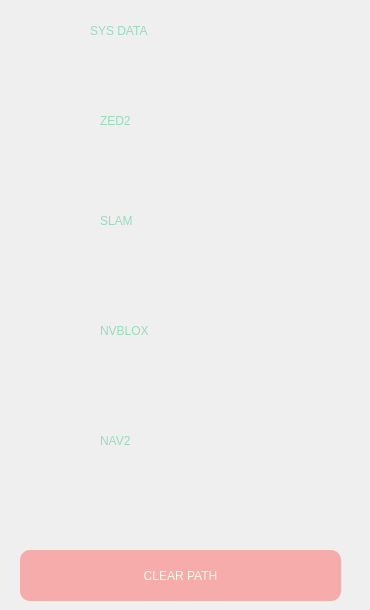
       <widget class="QWidget" name="data">
        <attribute name="title">
         <string>data</string>
        </attribute>
        <widget class="QLabel" name="useless_title_8">
         <property name="geometry">
          <rect>
           <x>90</x>
           <y>10</y>
           <width>181</width>
           <height>41</height>
          </rect>
         </property>
         <property name="styleSheet">
          <string notr="true">color:rgb(150, 220, 190);
font: 75 25pt &quot;Monospace&quot;;
background-color: transparent;</string>
         </property>
         <property name="text">
          <string>SYS DATA</string>
         </property>
        </widget>
        <widget class="QFrame" name="frame_55">
         <property name="geometry">
          <rect>
           <x>10</x>
           <y>80</y>
           <width>351</width>
           <height>91</height>
          </rect>
         </property>
         <property name="styleSheet">
          <string notr="true">QFrame {
    border-radius: 20px;
    border: 0px solid rgba(114, 255, 197, 255);
    background: qlineargradient(
        x1:0, y1:0,
        x2:1, y2:1,
        stop:0 rgb(42, 56, 56),
        stop:1 rgb(23, 36, 36)
    );
}</string>
         </property>
         <property name="frameShape">
          <enum>QFrame::StyledPanel</enum>
         </property>
         <property name="frameShadow">
          <enum>QFrame::Raised</enum>
         </property>
         <widget class="QLabel" name="current_action_4">
          <property name="geometry">
           <rect>
            <x>90</x>
            <y>20</y>
            <width>231</width>
            <height>41</height>
           </rect>
          </property>
          <property name="styleSheet">
           <string notr="true">color:rgb(150, 220, 190);
font: 75 25pt &quot;Monospace&quot;;
background-color: transparent;</string>
          </property>
          <property name="text">
           <string>ZED2</string>
          </property>
         </widget>
         <widget class="QWidget" name="verticalLayoutWidget_24">
          <property name="geometry">
           <rect>
            <x>10</x>
            <y>10</y>
            <width>71</width>
            <height>61</height>
           </rect>
          </property>
          <layout class="QVBoxLayout" name="verticalLayout_24">
           <item>
            <widget class="QWidget" name="zed2_status_diode" native="true"/>
           </item>
          </layout>
         </widget>
        </widget>
        <widget class="QFrame" name="frame_56">
         <property name="geometry">
          <rect>
           <x>10</x>
           <y>180</y>
           <width>351</width>
           <height>91</height>
          </rect>
         </property>
         <property name="styleSheet">
          <string notr="true">QFrame {
    border-radius: 20px;
    border: 0px solid rgba(114, 255, 197, 255);
    background: qlineargradient(
        x1:0, y1:0,
        x2:1, y2:1,
        stop:0 rgb(42, 56, 56),
        stop:1 rgb(23, 36, 36)
    );
}</string>
         </property>
         <property name="frameShape">
          <enum>QFrame::StyledPanel</enum>
         </property>
         <property name="frameShadow">
          <enum>QFrame::Raised</enum>
         </property>
         <widget class="QLabel" name="current_action_5">
          <property name="geometry">
           <rect>
            <x>90</x>
            <y>20</y>
            <width>231</width>
            <height>41</height>
           </rect>
          </property>
          <property name="styleSheet">
           <string notr="true">color:rgb(150, 220, 190);
font: 75 25pt &quot;Monospace&quot;;
background-color: transparent;</string>
          </property>
          <property name="text">
           <string>SLAM</string>
          </property>
         </widget>
         <widget class="QWidget" name="verticalLayoutWidget_25">
          <property name="geometry">
           <rect>
            <x>10</x>
            <y>10</y>
            <width>71</width>
            <height>61</height>
           </rect>
          </property>
          <layout class="QVBoxLayout" name="verticalLayout_25">
           <item>
            <widget class="QWidget" name="slam_status_diode" native="true"/>
           </item>
          </layout>
         </widget>
        </widget>
        <widget class="QFrame" name="frame_57">
         <property name="geometry">
          <rect>
           <x>10</x>
           <y>290</y>
           <width>351</width>
           <height>91</height>
          </rect>
         </property>
         <property name="styleSheet">
          <string notr="true">QFrame {
    border-radius: 20px;
    border: 0px solid rgba(114, 255, 197, 255);
    background: qlineargradient(
        x1:0, y1:0,
        x2:1, y2:1,
        stop:0 rgb(42, 56, 56),
        stop:1 rgb(23, 36, 36)
    );
}</string>
         </property>
         <property name="frameShape">
          <enum>QFrame::StyledPanel</enum>
         </property>
         <property name="frameShadow">
          <enum>QFrame::Raised</enum>
         </property>
         <widget class="QLabel" name="current_action_7">
          <property name="geometry">
           <rect>
            <x>90</x>
            <y>20</y>
            <width>231</width>
            <height>41</height>
           </rect>
          </property>
          <property name="styleSheet">
           <string notr="true">color:rgb(150, 220, 190);
font: 75 25pt &quot;Monospace&quot;;
background-color: transparent;</string>
          </property>
          <property name="text">
           <string>NVBLOX</string>
          </property>
         </widget>
         <widget class="QWidget" name="verticalLayoutWidget_27">
          <property name="geometry">
           <rect>
            <x>10</x>
            <y>10</y>
            <width>71</width>
            <height>61</height>
           </rect>
          </property>
          <layout class="QVBoxLayout" name="verticalLayout_27">
           <item>
            <widget class="QWidget" name="nvblox_status_diode" native="true"/>
           </item>
          </layout>
         </widget>
        </widget>
        <widget class="QFrame" name="frame_58">
         <property name="geometry">
          <rect>
           <x>10</x>
           <y>400</y>
           <width>351</width>
           <height>91</height>
          </rect>
         </property>
         <property name="styleSheet">
          <string notr="true">QFrame {
    border-radius: 20px;
    border: 0px solid rgba(114, 255, 197, 255);
    background: qlineargradient(
        x1:0, y1:0,
        x2:1, y2:1,
        stop:0 rgb(42, 56, 56),
        stop:1 rgb(23, 36, 36)
    );
}</string>
         </property>
         <property name="frameShape">
          <enum>QFrame::StyledPanel</enum>
         </property>
         <property name="frameShadow">
          <enum>QFrame::Raised</enum>
         </property>
         <widget class="QLabel" name="current_action_8">
          <property name="geometry">
           <rect>
            <x>90</x>
            <y>20</y>
            <width>231</width>
            <height>41</height>
           </rect>
          </property>
          <property name="styleSheet">
           <string notr="true">color:rgb(150, 220, 190);
font: 75 25pt &quot;Monospace&quot;;
background-color: transparent;</string>
          </property>
          <property name="text">
           <string>NAV2</string>
          </property>
         </widget>
         <widget class="QWidget" name="verticalLayoutWidget_28">
          <property name="geometry">
           <rect>
            <x>10</x>
            <y>10</y>
            <width>71</width>
            <height>61</height>
           </rect>
          </property>
          <layout class="QVBoxLayout" name="verticalLayout_28">
           <item>
            <widget class="QWidget" name="nav2_status_diode" native="true"/>
           </item>
          </layout>
         </widget>
        </widget>
        <widget class="QPushButton" name="clear_path">
         <property name="geometry">
          <rect>
           <x>20</x>
           <y>550</y>
           <width>321</width>
           <height>51</height>
          </rect>
         </property>
         <property name="styleSheet">
          <string notr="true">QPushButton {
    background-color: rgba(247, 172, 172, 255);
	color: rgba(255, 251, 227, 255);
    border: 0px solid rgba(114, 255, 197, 255);
    border-radius: 10px;
    padding: 6px 12px;
    font: 75 25pt &quot;Monospace&quot;;
}

QPushButton:hover {
    background-color: #ee3a3a;
    color: #ffffff;
    border: 0px solid #2F299E;
}

QPushButton:pressed {
    background-color: rgba(247, 172, 172, 0.5);
	color: rgba(255, 251, 227, 255);
    border: 4px solid #fc9997;
}</string>
         </property>
         <property name="text">
          <string>CLEAR PATH</string>
         </property>
        </widget>
       </widget>
